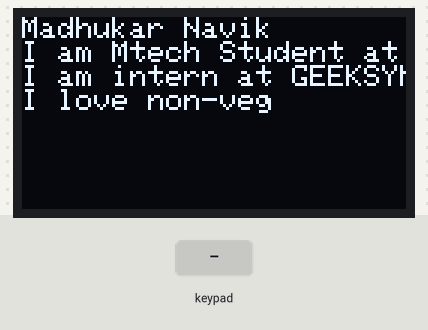
This sketch was run on a simulated Arduino Uno, built with avr-gcc and run on an emulated ATmega328P. Parts: 128×64 one-colour display. Inputs (shaded band) come from the test bench.

Above: at 1.2 s.
1.3 s: keypad keys 1 2 pressed 0.4 s apart
At 1.55 s:
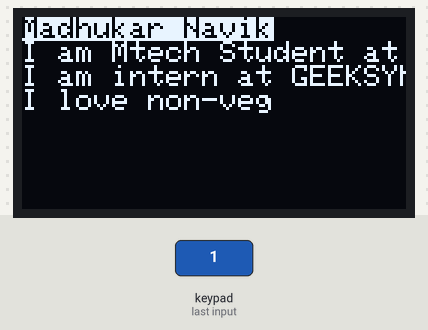
3.6 s: key '2' pressed
At 3.84 s:
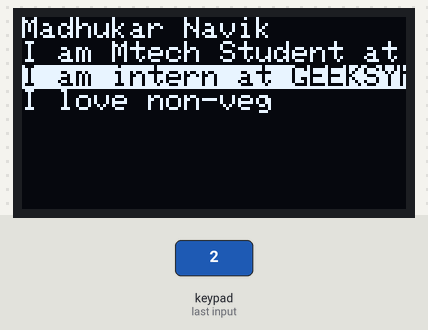
6.1 s: key '1' pressed
At 6.33 s:
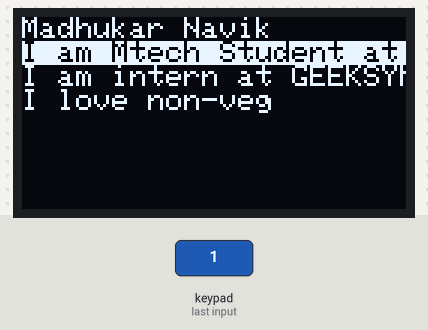
8.6 s: keypad keys 1 2 pressed 0.4 s apart
At 9.56 s:
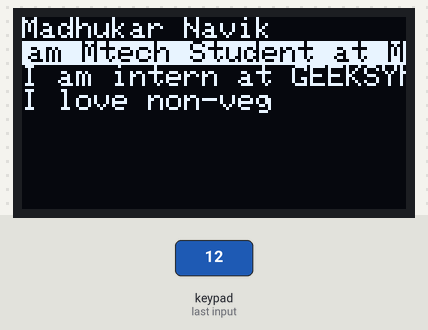
Timing chart, 0 to 11.6 s (numbered marks = the images above; inputs shaded):
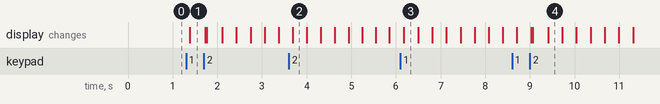

Measured:
- after the input at 1.3 s, the display: changes after 0.08 s (image 1)
- after the input at 3.6 s, the display: changes after 0.09 s (image 2)
- after the input at 6.1 s, the display: changes after 0.08 s (image 3)
- after the input at 8.6 s, the display: first changes after 0.11 s (image 4 shows a later state)

The sketch:

Display_options_on_OLED_and_select_one_option.ino
```cpp
#include <Wire.h>
#include <Adafruit_GFX.h>
#include <Adafruit_SSD1306.h>
#include <Keypad.h>

#define OLED_DC    11
#define OLED_CS    12
#define OLED_CLK   10
#define OLED_MOSI   9
#define OLED_RESET 13
Adafruit_SSD1306 display(OLED_MOSI, OLED_CLK, OLED_DC, OLED_RESET, OLED_CS);

 // Below are the options that are shown on the OLED, which can be changed as per the requirement

    char q[] = "Madhukar Navik";
    char w[] = "I am Mtech Student at MSRIT ECE Department";
    char e[] = "I am intern at GEEKSYNERGY";
    char r[] = "I love non-veg";
    int  minw,minx,miny,minz,a=0,b=0,c=0,d=0;

const byte ROWS = 2; //In this code i have used only 2 buttons while i have declared 6 of them.
const byte COLS = 1; //You can skip the rest declaration as they are not needed in this code.
char keys[ROWS][COLS] = {
    {'1'},//'3','5'},
    {'2'}//,'4','6'}
};
  byte rowPins[ROWS] = {6,5}; //connect to the row pinouts of the keypad
  byte colPins[COLS] = {3};//,4,2}; //connect to the column pinouts of the keypad

  Keypad keypad = Keypad( makeKeymap(keys), rowPins, colPins, ROWS, COLS );
  int x=0;


void setup() {
  start();
  }

void loop() {

ifKeyPresssed();
scrollIfNeeded();

}

void ifKeyPresssed(){

  char key = keypad.getKey();
  if(key=='1'){                                              //move up by 1 line
                   a=0;
                    b=0;
                    c=0;
                    d=0;
                   display.setCursor(0,x);
                   display.setTextColor(WHITE, BLACK);
                   if(x==0){display.print(q);}
                   if(x==8){display.print(w);}
                   if(x==16){display.print(e);}
                   if(x==24){display.print(r);}
                   display.display();
                   if(x>7){
                    x=x-8;}
                   display.setCursor(0,x);
                   display.setTextColor(BLACK,WHITE);
                   if(x==0)display.print(q);
                   if(x==8)display.print(w);
                   if(x==16)display.print(e);
                   if(x==24)display.print(r);
                   display.display();}


  if(key=='2'){                                            // Go down by 1 line
                    a=0;
                    b=0;
                    c=0;
                    d=0;
                  display.setCursor(0,x);
                  display.setTextColor(WHITE, BLACK);
                   if(x==0)display.print(q);
                   if(x==8)display.print(w);
                   if(x==16)display.print(e);
                   if(x==24)display.print(r);
                  display.display();
                    if(x<17){
                      x=x+8;}
                  display.setCursor(0,x);
                  display.setTextColor(BLACK,WHITE);
                  if(x==0)display.print(q);
                  if(x==8)display.print(w);
                  if(x==16)display.print(e);
                  if(x==24)display.print(r);
                  display.display();}
}


void scrollIfNeeded(){

                  if(x==0){
                            display.setCursor(a,0);
                            display.print(q);
                            display.display();
                            if(strlen(q)>15){
                                if(--a < minw) a = display.width();
                                }
                           }
                   if(x==8){
                            display.setCursor(b,8);
                            display.print(w);
                            display.display();
                            if(strlen(w)>15){
                                if(--b < minx) b = display.width();
                                }
                           }
                   if(x==16){
                            display.setCursor(c,16);
                            display.print(e);
                            display.display();
                            if(strlen(e)>15){
                                if(--c < miny) c = display.width();
                                }
                            }
                   if(x==24){
                            display.setCursor(d,24);
                            display.print(r);
                            display.display();
                            if(strlen(r)>15){
                                if(--d < minz) d = display.width();
                                }
                            }
}

void start(){
  Serial.begin(9600);
  display.begin(SSD1306_SWITCHCAPVCC);
  display.setTextSize(1);
  display.setTextColor(WHITE);
  display.setTextWrap(false);
  display.clearDisplay();
  minw = -6 * strlen(q); // 12 = 6 pixels/character * text size 2
  minx = -6 * strlen(w); // 12 = 6 pixels/character * text size 2
  miny = -6 * strlen(e); // 12 = 6 pixels/character * text size 2
  minz = -6 * strlen(r); // 12 = 6 pixels/character * text size 2

 display.setCursor(0,0);
 display.println(q);
 display.println(w);
 display.println(e);
 display.println(r);
 display.display();
}
```
